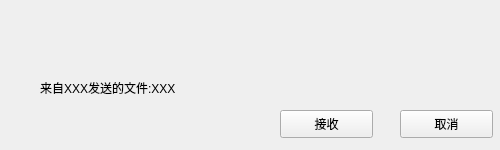
<?xml version="1.0" encoding="UTF-8"?>
<ui version="4.0">
 <class>receiveFile</class>
 <widget class="QWidget" name="receiveFile">
  <property name="geometry">
   <rect>
    <x>0</x>
    <y>0</y>
    <width>500</width>
    <height>150</height>
   </rect>
  </property>
  <property name="sizePolicy">
   <sizepolicy hsizetype="Fixed" vsizetype="Fixed">
    <horstretch>0</horstretch>
    <verstretch>0</verstretch>
   </sizepolicy>
  </property>
  <property name="minimumSize">
   <size>
    <width>500</width>
    <height>150</height>
   </size>
  </property>
  <property name="maximumSize">
   <size>
    <width>500</width>
    <height>150</height>
   </size>
  </property>
  <property name="windowTitle">
   <string>receiveFile</string>
  </property>
  <widget class="QWidget" name="titleWidget" native="true">
   <property name="geometry">
    <rect>
     <x>0</x>
     <y>0</y>
     <width>500</width>
     <height>50</height>
    </rect>
   </property>
   <property name="sizePolicy">
    <sizepolicy hsizetype="Expanding" vsizetype="Fixed">
     <horstretch>0</horstretch>
     <verstretch>0</verstretch>
    </sizepolicy>
   </property>
   <property name="minimumSize">
    <size>
     <width>0</width>
     <height>50</height>
    </size>
   </property>
   <property name="maximumSize">
    <size>
     <width>16777215</width>
     <height>50</height>
    </size>
   </property>
   <property name="titleSkin" stdset="0">
    <bool>true</bool>
   </property>
  </widget>
  <widget class="QWidget" name="bottomWidget" native="true">
   <property name="geometry">
    <rect>
     <x>0</x>
     <y>50</y>
     <width>500</width>
     <height>100</height>
    </rect>
   </property>
   <property name="sizePolicy">
    <sizepolicy hsizetype="Expanding" vsizetype="Fixed">
     <horstretch>0</horstretch>
     <verstretch>0</verstretch>
    </sizepolicy>
   </property>
   <property name="minimumSize">
    <size>
     <width>0</width>
     <height>100</height>
    </size>
   </property>
   <property name="maximumSize">
    <size>
     <width>16777215</width>
     <height>100</height>
    </size>
   </property>
   <property name="bottomSkin" stdset="0">
    <bool>true</bool>
   </property>
   <widget class="QLabel" name="label">
    <property name="geometry">
     <rect>
      <x>40</x>
      <y>30</y>
      <width>421</width>
      <height>16</height>
     </rect>
    </property>
    <property name="text">
     <string>来自XXX发送的文件:XXX</string>
    </property>
   </widget>
   <widget class="QPushButton" name="okBtn">
    <property name="geometry">
     <rect>
      <x>280</x>
      <y>60</y>
      <width>93</width>
      <height>28</height>
     </rect>
    </property>
    <property name="text">
     <string>接收</string>
    </property>
   </widget>
   <widget class="QPushButton" name="cancelBtn">
    <property name="geometry">
     <rect>
      <x>400</x>
      <y>60</y>
      <width>93</width>
      <height>28</height>
     </rect>
    </property>
    <property name="text">
     <string>取消</string>
    </property>
   </widget>
  </widget>
 </widget>
 <layoutdefault spacing="6" margin="11"/>
 <resources/>
 <connections/>
</ui>
